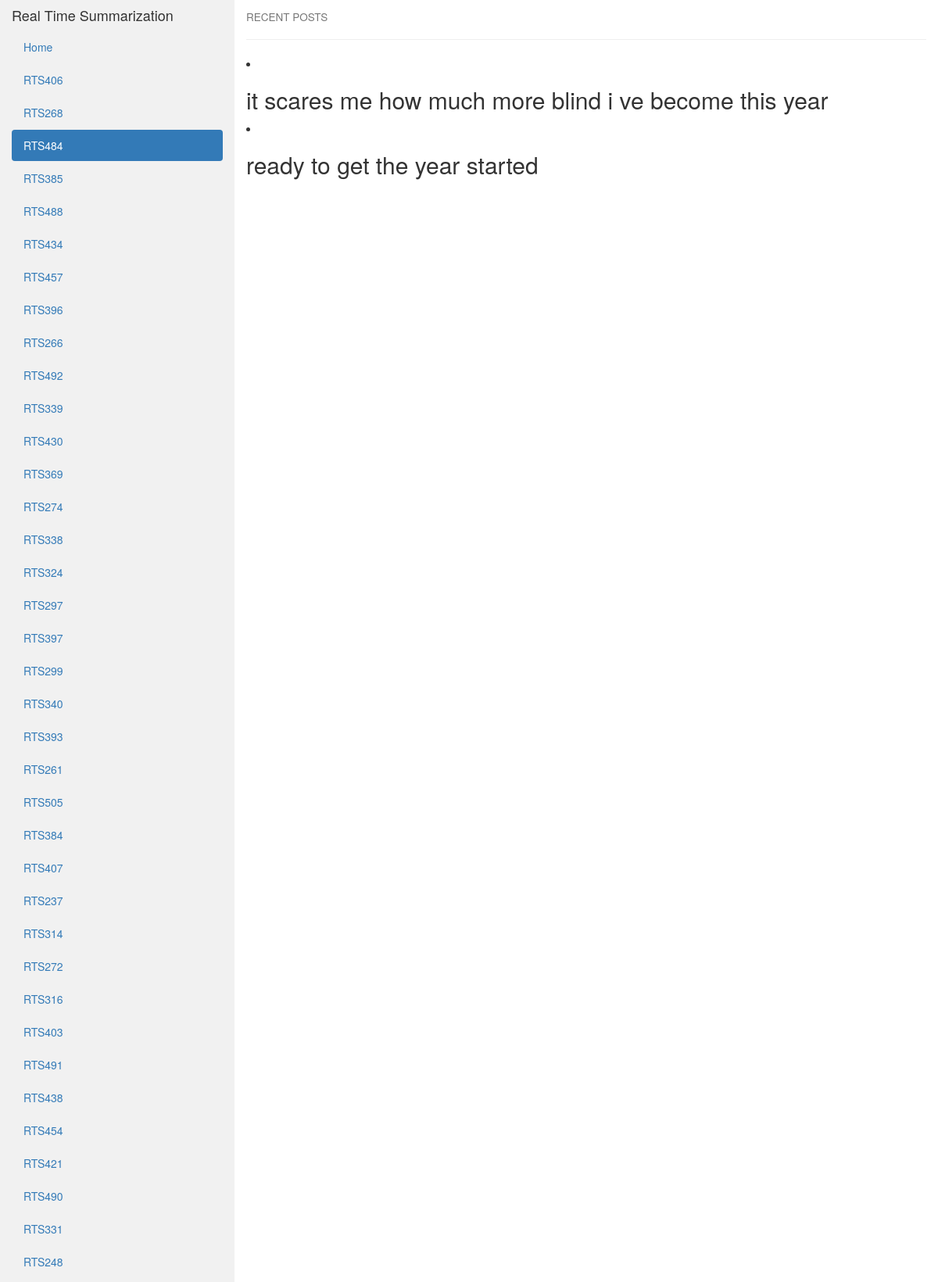
/RTS484 (upper part), run on the app's committed database.
### tables this page shows
CREATE TABLE score(profile_id varchar(50), tweet_id varchar(50), client_id varchar(50), tweet_score varchar(50), tweet_text varchar(500));

### web_interface.py (the view)
@app.route('/<profile>')
def tweet_print(profile,default=True):
    global db
    dic_g = []
    profiles = cursor.execute("SELECT profile_id FROM score;")
    profiles = set(profiles)
    for profile_i in profiles:
        if profile_i[0]==profile:
            dic=dict()
            dic['caption']=profile_i[0]
            dic['href']=profile_i[0]
            dic['div']=True
            print('\n','$'*120,'\n\n\n')
        else:
            dic=dict()
            dic['caption']=profile_i[0]
            dic['href']=profile_i[0]
            dic['div'] = False
        dic_g.append(dic)
    tweets_query = cursor.execute("SELECT tweet_text FROM score WHERE profile_id = '%s'" % profile)
    tweets=[]
    for tweet in tweets_query:
        dic=dict()
        dic['text']=tweet[0]
        tweets.append(dic)
    print(tweets)
    active={}
    active['value']=profile
    print(active['value'])
    return render_template('view_profile.html', tweets=tweets,name=dic_g)

### templates/view_profile.html (shortened to what this page needs)
<!DOCTYPE html>
<html lang="en">
<head>
  <link rel="stylesheet" href="https://maxcdn.bootstrapcdn.com/bootstrap/3.3.7/css/bootstrap.min.css">
</head>
<body>
<div class="container-fluid">
  <div class="row">
    <div class="col-sm-3 sidenav">
      <h4>Real Time Summarization</h4>
      <ul class="nav nav-pills nav-stacked">
        <li><a href="home">Home</a></li>
          {% for profile in name %}
              {% if profile.div %}
                <li class="active"><a href="{{ profile.href }}">{{ profile.caption }}</a></li>
              {% else %}
                <li><a href="{{ profile.href }}">{{ profile.caption }}</a></li>
              {% endif %}
          {% endfor %}
      </ul><br>
    </div>
    <div class="col-sm-9">
      <h4><small>RECENT POSTS</small></h4>
      <hr>
        {% for tweet in tweets %}
        <li><h2>{{ tweet.text }}</h2></li>
        {% endfor %}
    </div>
  </div>
</div>
</body>
</html>

### templates/view_profile.html (style rules this page uses)
.sidenav { background-color: #f1f1f1; height: 100%; }

### data on the page
score: caption "RTS406"
score: caption "RTS268"
score: caption "RTS484", text "it scares me how much more blind i ve become this year"
score: caption "RTS385"
score: caption "RTS488"
score: caption "RTS434"
score: caption "RTS457"
score: caption "RTS396"
score: caption "RTS266"
score: caption "RTS492"
score: caption "RTS339"
score: caption "RTS430"
score: caption "RTS369"
score: caption "RTS274"
score: caption "RTS338"
score: caption "RTS324"
score: caption "RTS297"
score: caption "RTS397"
score: caption "RTS299"
score: caption "RTS340"
score: caption "RTS393"
score: caption "RTS261"
score: caption "RTS505"
score: caption "RTS384"
score: caption "RTS407"
score: caption "RTS237"
score: caption "RTS314"
score: caption "RTS272"
score: caption "RTS316"
score: caption "RTS403"
score: caption "RTS491"
score: caption "RTS438"
score: caption "RTS454"
score: caption "RTS421"
score: caption "RTS490"
score: caption "RTS331"
score: caption "RTS248"
score: text "ready to get the year started"
